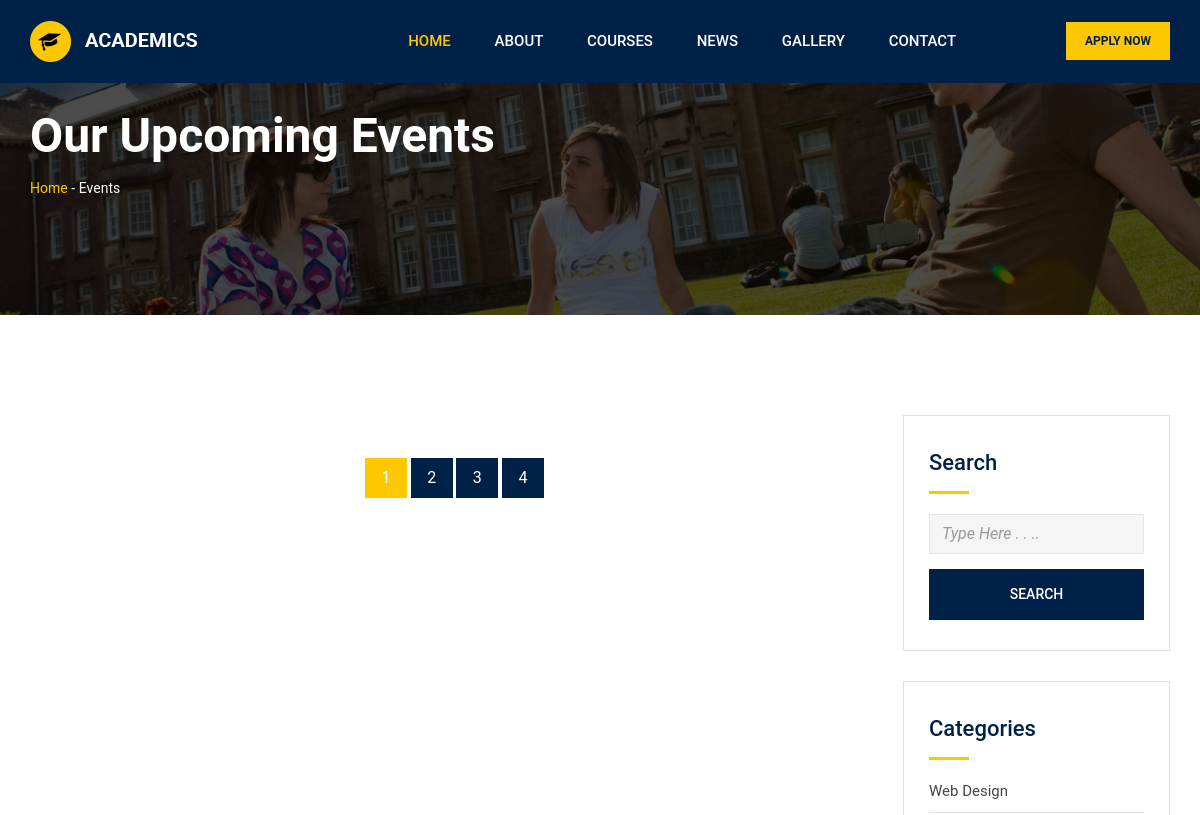
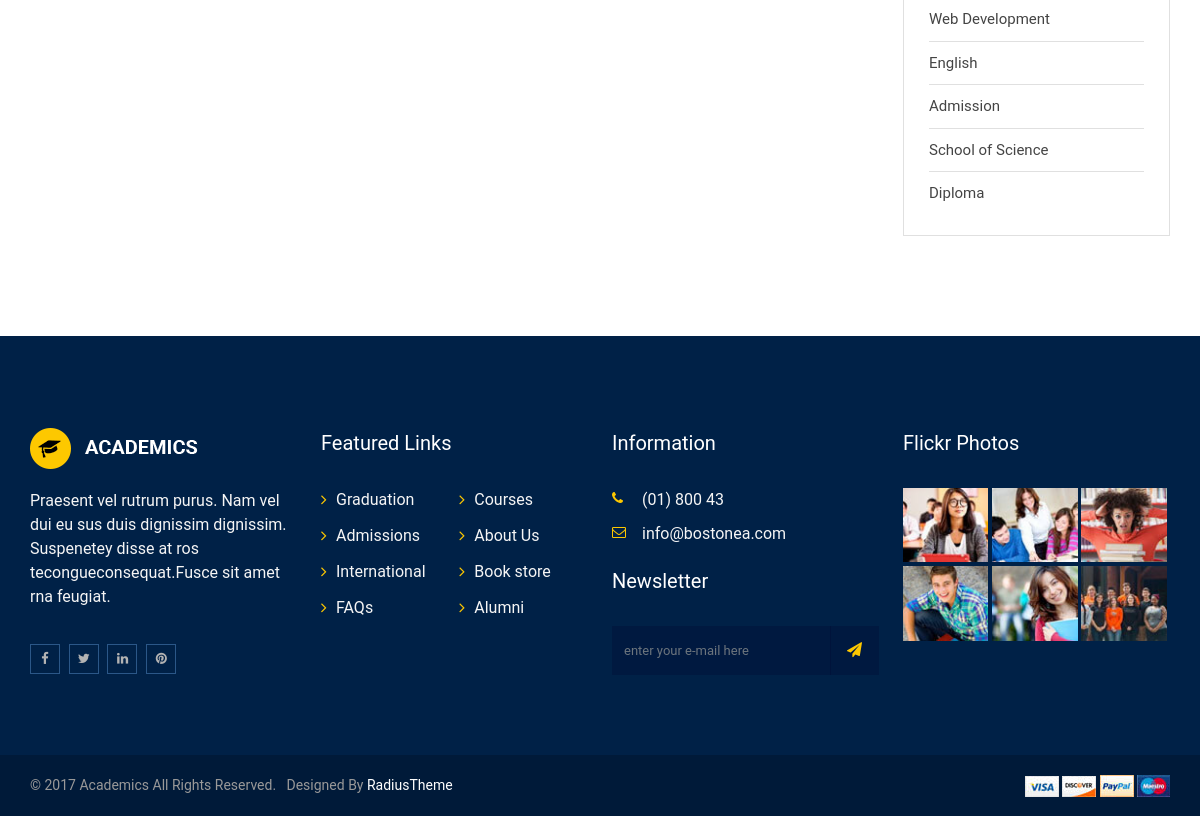
The page /article/event/ on the database as committed earlier (2 pictures, top to bottom).
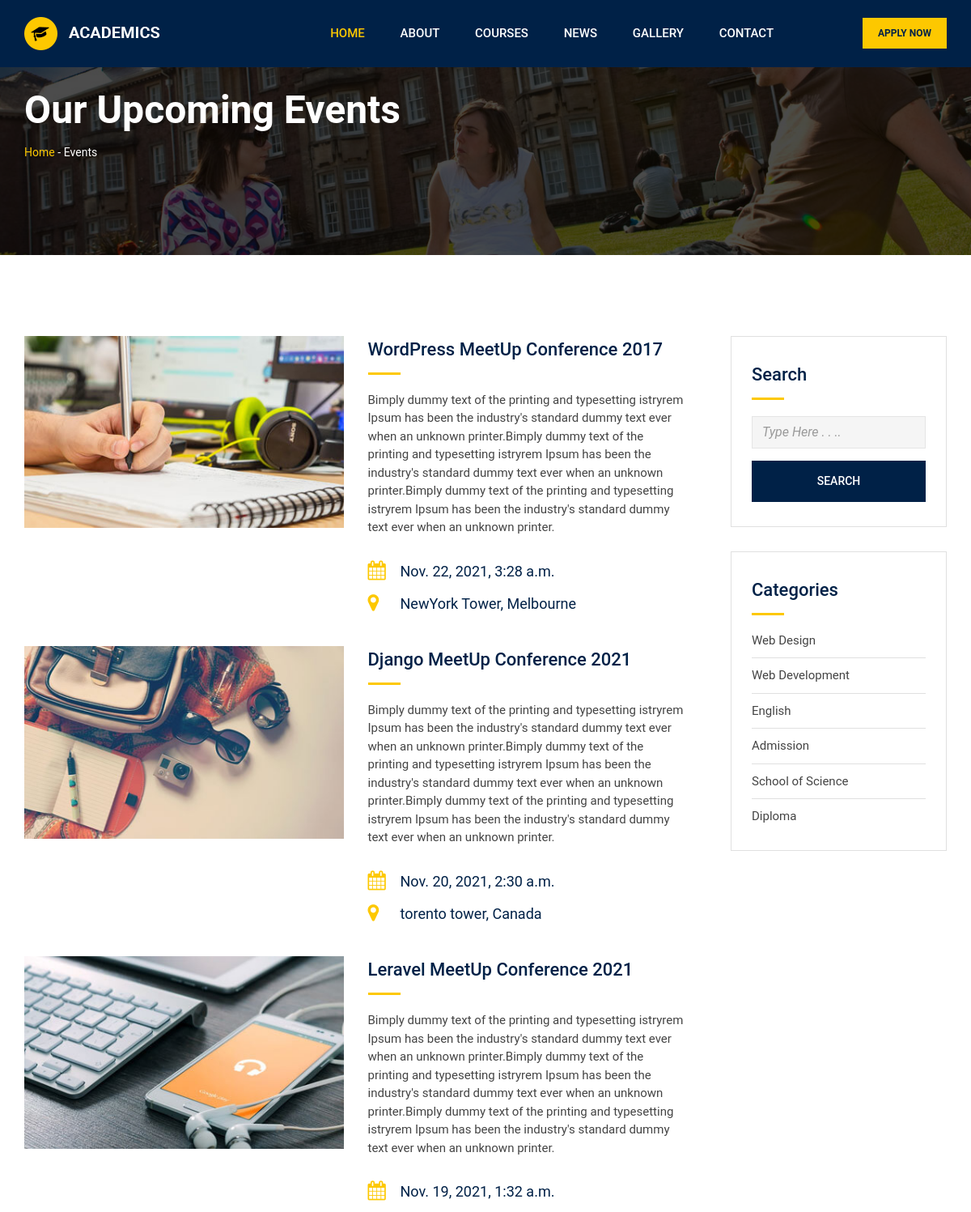
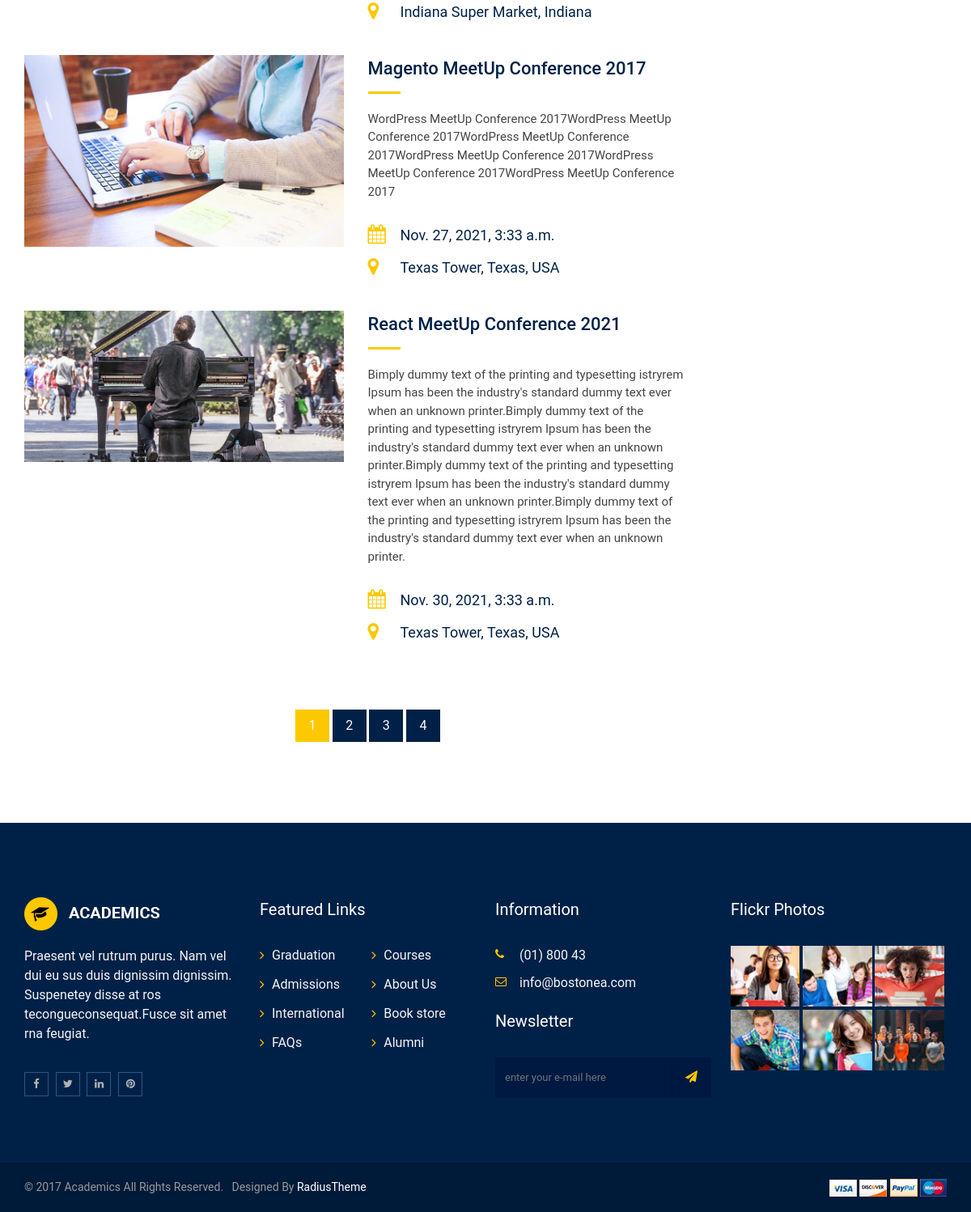
The same page on the database as committed later (2 pictures, top to bottom).
### academics/models.py (models this page shows, shortened)
class CourseCategory(models.Model):
    course_category = models.CharField(max_length=50)

### home/models.py (models this page shows, shortened)
class Institution(models.Model):
    insti_name = models.CharField(max_length=100)
    insti_logo = models.ImageField(upload_to='institute/', blank=True, null=True)
    insti_description = models.TextField(blank=True, null=True)
    insti_phone = models.CharField(max_length=11, blank=True, null=True)
    insti_address = models.CharField(max_length=11)
    insti_email = models.EmailField()
    insti_facebook = models.URLField(max_length=200, blank=True, null=True)
    insti_twitter = models.URLField(max_length=200, blank=True, null=True)
    insti_linkdin = models.URLField(max_length=200, blank=True, null=True)
    insti_pinterest = models.URLField(max_length=200, blank=True, null=True)

### article/models.py (models this page shows, shortened)
class Event(models.Model):
    title = models.CharField(max_length=150)
    image = models.ImageField(upload_to="event/")
    description = models.TextField()
    where_at = models.CharField(max_length=500)
    event_time = models.DateTimeField()
    created_date = models.DateField(auto_now=True)

### article/views.py (the view)
# urls.py: path('event/', views.event, name='event'),
def event(request):
    events = Event.objects.all()
    context = {
        'events': events
    }
    return render(request, 'pages/event.html', context)

### home/custome_context_processor.py (called while the page is built)
def institute(request):
    inst_obj = Institution.objects.get(id=1)
    context = {
        'institute':inst_obj
    }
    return context

def category_all(request):
    categories =  CourseCategory.objects.all()
    context = {
        'categories':categories
    }
    return context

### templates/pages/event.html (shortened to what this page needs)
{% extends 'base.html' %}
{% load static %}
{% block content %}
        <div class="inner-page-banner-area" style="background-image: url('../../static/img/banner/5.jpg');">
            <div class="container">
                <div class="pagination-area">
                    <h1>Our Upcoming Events</h1>
                    <ul>
                        <li><a href="#">Home</a> -</li>
                        <li>Events</li>
                    </ul>
                </div>
            </div>
        </div>
        <div class="event-page-area">
            <div class="container">
                <div class="row">
                    <div class="col-xl-9 col-lg-9 col-md-8 col-sm-12">
                        <div class="row event-inner-wrapper">
                            {% for i in events %}
                            <div class="col-xl-12 col-lg-6 col-md-12 col-sm-6">
                                <div class="single-item">
                                    <div class="item-img">
                                        <a href="#"><img src="{{ i.image.url }}" alt="event" class="img-responsive"></a>
                                    </div>
                                    <div class="item-content">
                                        <h3 class="sidebar-title"><a href="{% url 'event_view' i.id %}">{{ i.title }}</a></h3>
                                        <p>{{ i.description }}</p>
                                        <ul class="event-info-block">
                                            <li><i class="fa fa-calendar" aria-hidden="true"></i>{{ i.event_time }}</li>
                                            <li><i class="fa fa-map-marker" aria-hidden="true"></i>{{ i.where_at }}</li>
                                        </ul>
                                    </div>
                                </div>
                            </div>
                            {% endfor %}
                            <div class="col-xl-12 col-lg-12 col-md-12 col-sm-12">
                                <ul class="pagination-center">
                                    <li class="active"><a href="#">1</a></li>
                                    <li><a href="#">2</a></li>
                                    <li><a href="#">3</a></li>
                                    <li><a href="#">4</a></li>
                                </ul>
                            </div>
                        </div>
                    </div>
                    <div class="col-xl-3 col-lg-3 col-md-4 col-sm-12">
                        <div class="sidebar">
                            <div class="sidebar-box">
                                <div class="sidebar-box-inner">
                                    <h3 class="sidebar-title">Search</h3>
                                    <div class="sidebar-find-course">
                                        <form id="checkout-form" action="{% url 'event_search' %}" method="GET">
                                            <div class="form-group course-name">
                                                <input id="first-name" placeholder="Type Here . . .." name="search" class="form-control" type="text" />
                                            </div>
                                            <div class="form-group">
                                                <button class="sidebar-search-btn-full disabled" type="submit" value="Login">Search</button>
                                            </div>
                                        </form>
                                    </div>
                                </div>
                            </div>
                            <div class="sidebar-box">
                                <div class="sidebar-box-inner">
                                    <h3 class="sidebar-title">Categories</h3>
                                    <ul class="sidebar-categories">
                                        {% for i in categories %}
                                        <li><a href="#">{{ i.course_category }}</a></li>
                                        {% endfor %}
                                    </ul>
                                </div>
                            </div>
                        </div>
                    </div>
                </div>
            </div>
        </div>
{% endblock %}

### templates/base.html (shortened to what this page needs)
<!doctype html>
<html class="no-js" lang="">
{% load static %}
<head>
    {% include 'src/css.html' %}
</head>
<body>
<div id="wrapper">
    <header>
    {% include 'section/header.html' %}
    </header>
    {% block content %}
    {% endblock %}
    <footer>
        <div class="footer-area-top">
            <div class="container">
                <div class="row">
                    <div class="col-xl-3 col-lg-3 col-md-6 col-sm-12">
                        <div class="footer-box">
                            <a href="{% url 'home' %}"><img class="img-responsive" src="{{ institute.insti_logo.url }}" alt="logo"></a>
                            <div class="footer-about">
                                <p>{{ institute.insti_description }}</p>
                            </div>
                            <ul class="footer-social">
                                <li><a href="{{ institute.insti_facebook }}"><i class="fa fa-facebook" aria-hidden="true"></i></a></li>
                                <li><a href="{{ institute.insti_twitter }}"><i class="fa fa-twitter" aria-hidden="true"></i></a></li>
                                <li><a href="{{ institute.insti_linkdin }}"><i class="fa fa-linkedin" aria-hidden="true"></i></a></li>
                                <li><a href="{{ institute.insti_pinteres }}"><i class="fa fa-pinterest" aria-hidden="true"></i></a></li>
                            </ul>
                        </div>
                    </div>
                    <div class="col-xl-3 col-lg-3 col-md-6 col-sm-12">
                        <div class="footer-box">
                            <h3>Featured Links</h3>
                            <ul class="featured-links">
                                <li>
                                    <ul>
                                        <li><a href="#">Graduation</a></li>
                                        <li><a href="#">Admissions</a></li>
                                        <li><a href="#">International</a></li>
                                        <li><a href="#">FAQs</a></li>
                                    </ul>
                                </li>
                                <li>
                                    <ul>
                                        <li><a href="#">Courses</a></li>
                                        <li><a href="#">About Us</a></li>
                                        <li><a href="#">Book store</a></li>
                                        <li><a href="#">Alumni</a></li>
                                    </ul>
                                </li>
                            </ul>
                        </div>
                    </div>
                    <div class="col-xl-3 col-lg-3 col-md-6 col-sm-12">
                        <div class="footer-box">
                            <h3>Information</h3>
                            <ul class="corporate-address">
                                <li><i class="fa fa-phone" aria-hidden="true"></i><a href="Phone(01)800433633.html">
                                    {{ institute.insti_phone }} </a></li>
                                <li><i class="fa fa-envelope-o" aria-hidden="true"></i>{{ institute.insti_email }}</li>
                            </ul>
                            <div class="newsletter-area">
                                <h3>Newsletter</h3>
                                <form action="{% url 'newsletter' %}" method="POST">
                                    <div class="input-group stylish-input-group">
                                        <input type="text" name="mail" placeholder="Enter your e-mail here" class="form-control">
                                        <span class="input-group-addon">
                                            <button type="submit">
                                                <i class="fa fa-paper-plane" aria-hidden="true"></i>
                                            </button>
                                        </span>
                                    </div>
                                </form>
                            </div>
                        </div>
                    </div>
                    <div class="col-xl-3 col-lg-3 col-md-6 col-sm-12">
                        <div class="footer-box">
                            <h3>Flickr Photos</h3>
                            <ul class="flickr-photos">
                                <li>
                                    <a href="#"><img class="img-responsive" src="{% static 'img/footer/1.jpg' %}" alt="flickr"></a>
                                </li>
                                <li>
                                    <a href="#"><img class="img-responsive" src="{% static 'img/footer/2.jpg' %}" alt="flickr"></a>
                                </li>
                                <li>
                                    <a href="#"><img class="img-responsive" src="{% static 'img/footer/3.jpg' %}" alt="flickr"></a>
                                </li>
                                <li>
                                    <a href="#"><img class="img-responsive" src="{% static 'img/footer/4.jpg' %}" alt="flickr"></a>
                                </li>
                                <li>
                                    <a href="#"><img class="img-responsive" src="{% static 'img/footer/5.jpg' %}" alt="flickr"></a>
                                </li>
                                <li>
                                    <a href="#"><img class="img-responsive" src="{% static 'img/footer/6.jpg' %}" alt="flickr"></a>
                                </li>
                            </ul>
                        </div>
                    </div>
                </div>
            </div>
        </div>
        <div class="footer-area-bottom">
            <div class="container">
                <div class="row">
                    <div class="col-xl-8 col-lg-8 col-md-8 col-sm-12">
                        <p>&copy; 2017 Academics All Rights Reserved. &nbsp; Designed by<a target="_blank"
                                                                                           href="https://www.radiustheme.com/"
                                                                                           rel="nofollow">
                            RadiusTheme</a></p>
                    </div>
                    <div class="col-xl-4 col-lg-4 col-md-4 col-sm-12">
                        <ul class="payment-method">
                            <li>
                                <a href="#"><img alt="payment-method" src="{% static 'img/payment-method1.jpg' %}"></a>
                            </li>
                            <li>
                                <a href="#"><img alt="payment-method" src="{% static 'img/payment-method2.jpg' %}"></a>
                            </li>
                            <li>
                                <a href="#"><img alt="payment-method" src="{% static 'img/payment-method3.jpg' %}"></a>
                            </li>
                            <li>
                                <a href="#"><img alt="payment-method" src="{% static 'img/payment-method4.jpg' %}"></a>
                            </li>
                        </ul>
                    </div>
                </div>
            </div>
        </div>
    </footer>
</div>
</body>
</html>

### templates/src/css.html
{% load static %}
<link rel="stylesheet" href="{% static 'css/normalize.css' %}">
<link rel="stylesheet" href="{% static 'css/main.css' %}">
<link rel="stylesheet" href="{% static 'css/bootstrap.min.css' %}">
<link rel="stylesheet" href="{% static 'css/animate.min.css' %}">
<link rel="stylesheet" href="{% static 'css/font-awesome.min.css' %}">
<link rel="stylesheet" href="{% static 'vendor/OwlCarousel/owl.carousel.min.css' %}">
<link rel="stylesheet" href="{% static 'vendor/OwlCarousel/owl.theme.default.min.css' %}">
<link rel="stylesheet" href="{% static 'css/meanmenu.min.css' %}">
<link rel="stylesheet" href="{% static 'vendor/slider/css/nivo-slider.css' %}">
<link rel="stylesheet" href="{% static 'vendor/slider/css/preview.css' %}">
<link rel="stylesheet" href="{% static 'css/jquery.datetimepicker.css' %}">
<link rel="stylesheet" href="{% static 'css/magnific-popup.css' %}">
<link rel="stylesheet" href="{% static 'css/hover-min.css' %}">
<link rel="stylesheet" href="{% static 'css/reImageGrid.css' %}">
<link rel="stylesheet" href="{% static 'css/style.css' %}">

### templates/section/header.html (shortened to what this page needs)
    {% load static %}
        <div id="header1" class="header1-area">
            <div class="main-menu-area bg-primary" id="sticker">
                <div class="container">
                    <div class="row">
                        <div class="col-lg-2 col-md-3">
                            <div class="logo-area">
                                <a href="{% url 'home' %}"><img class="img-responsive" src="{% static 'img/logo.png' %}" alt="logo"></a>
                            </div>
                        </div>
                        <div class="col-lg-8 col-md-9">
                            <nav id="desktop-nav">
                                <ul>
                                    <li class="active"><a href="{% url 'home' %}">Home</a></li>
                                    <li><a href="{% url 'about' %}">About</a></li>
                                    <li><a href="{% url 'courses' %}">Courses</a>
                                    </li>
                                    <li><a href="{% url 'news' %}">News</a>
                                    </li>
                                    <li><a href="{% url 'gallery' %}">Gallery</a></li>
                                    <li><a href="{% url 'contact' %}">Contact</a></li>
                                </ul>
                            </nav>
                        </div>
                        <div class="col-lg-2 d-none d-lg-block">
                            <div class="apply-btn-area">
                                <a href="#" class="apply-now-btn">Apply Now</a>
                            </div>
                        </div>
                    </div>
                </div>
            </div>
        </div>

### templates/src/js.html (shortened to what this page needs)
{% load static %}

### static/css/main.css (style rules this page uses)
html { color: #222; font-size: 1em; line-height: 1.4; }
audio, canvas, iframe, img, svg, video { vertical-align: middle; }

Rows that differ between the two databases and show on the page:
added Event: image (picture), title "WordPress MeetUp Conference 2017", description "Bimply dummy text of the printing and typesetting istryrem Ipsum has been the industry's standard dummy text ever when an unknown printer.Bimply dummy text of the printing and typesetting istryrem Ipsum has been the industry's standard dummy text ever when an unknown printer.Bimply dummy text of the printing and typesetting istryrem Ipsum has been the industry's standard dummy text ever when an unknown printer.", event_time "Nov. 22, 2021, 3:28 a.m.", where_at "NewYork Tower, Melbourne"
added Event: image (picture), title "Django MeetUp Conference 2021", description "Bimply dummy text of the printing and typesetting istryrem Ipsum has been the industry's standard dummy text ever when an unknown printer.Bimply dummy text of the printing and typesetting istryrem Ipsum has been the industry's standard dummy text ever when an unknown printer.Bimply dummy text of the printing and typesetting istryrem Ipsum has been the industry's standard dummy text ever when an unknown printer.", event_time "Nov. 20, 2021, 2:30 a.m.", where_at "torento tower, Canada"
added Event: image (picture), title "Leravel MeetUp Conference 2021", description "Bimply dummy text of the printing and typesetting istryrem Ipsum has been the industry's standard dummy text ever when an unknown printer.Bimply dummy text of the printing and typesetting istryrem Ipsum has been the industry's standard dummy text ever when an unknown printer.Bimply dummy text of the printing and typesetting istryrem Ipsum has been the industry's standard dummy text ever when an unknown printer.", event_time "Nov. 19, 2021, 1:32 a.m.", where_at "Indiana Super Market, Indiana"
added Event: image (picture), title "Magento MeetUp Conference 2017", description "WordPress MeetUp Conference 2017WordPress MeetUp Conference 2017WordPress MeetUp Conference 2017WordPress MeetUp Conference 2017WordPress MeetUp Conference 2017WordPress MeetUp Conference 2017", event_time "Nov. 27, 2021, 3:33 a.m.", where_at "Texas Tower, Texas, USA"
added Event: image (picture), title "React MeetUp Conference 2021", description "Bimply dummy text of the printing and typesetting istryrem Ipsum has been the industry's standard dummy text ever when an unknown printer.Bimply dummy text of the printing and typesetting istryrem Ipsum has been the industry's standard dummy text ever when an unknown printer.Bimply dummy text of the printing and typesetting istryrem Ipsum has been the industry's standard dummy text ever when an unknown printer.Bimply dummy text of the printing and typesetting istryrem Ipsum has been the industry's standard dummy text ever when an unknown printer.", event_time "Nov. 30, 2021, 3:33 a.m.", where_at "Texas Tower, Texas, USA"
